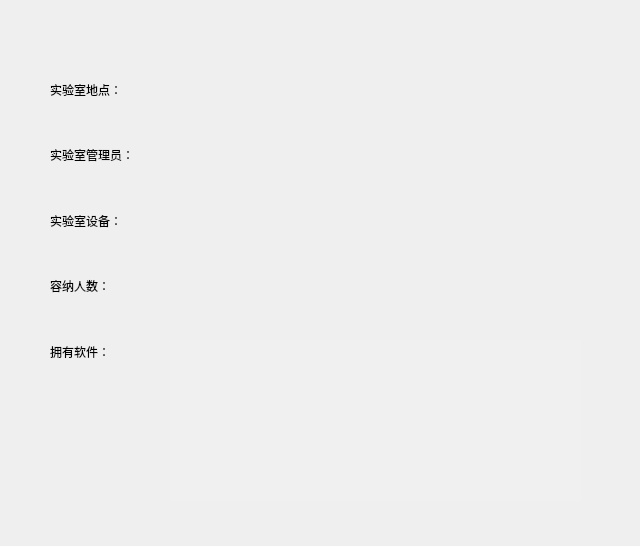
<?xml version="1.0" encoding="UTF-8"?>
<ui version="4.0">
 <class>lab_info_window</class>
 <widget class="QWidget" name="lab_info_window">
  <property name="geometry">
   <rect>
    <x>0</x>
    <y>0</y>
    <width>640</width>
    <height>546</height>
   </rect>
  </property>
  <property name="font">
   <font>
    <family>微软雅黑</family>
   </font>
  </property>
  <property name="windowTitle">
   <string>实验室详情</string>
  </property>
  <widget class="QLabel" name="label_6">
   <property name="geometry">
    <rect>
     <x>170</x>
     <y>70</y>
     <width>161</width>
     <height>41</height>
    </rect>
   </property>
   <property name="text">
    <string/>
   </property>
  </widget>
  <widget class="QLabel" name="label_7">
   <property name="geometry">
    <rect>
     <x>170</x>
     <y>130</y>
     <width>161</width>
     <height>51</height>
    </rect>
   </property>
   <property name="text">
    <string/>
   </property>
  </widget>
  <widget class="QLabel" name="label_8">
   <property name="geometry">
    <rect>
     <x>170</x>
     <y>200</y>
     <width>331</width>
     <height>41</height>
    </rect>
   </property>
   <property name="text">
    <string/>
   </property>
  </widget>
  <widget class="QLabel" name="label_9">
   <property name="geometry">
    <rect>
     <x>170</x>
     <y>260</y>
     <width>161</width>
     <height>51</height>
    </rect>
   </property>
   <property name="text">
    <string/>
   </property>
  </widget>
  <widget class="QTextBrowser" name="textBrowser">
   <property name="geometry">
    <rect>
     <x>170</x>
     <y>340</y>
     <width>411</width>
     <height>161</height>
    </rect>
   </property>
   <property name="styleSheet">
    <string notr="true">border:none;
background-color: rgb(240, 240, 240);</string>
   </property>
   <property name="html">
    <string>&lt;!DOCTYPE HTML PUBLIC &quot;-//W3C//DTD HTML 4.0//EN&quot; &quot;http://www.w3.org/TR/REC-html40/strict.dtd&quot;&gt;
&lt;html&gt;&lt;head&gt;&lt;meta name=&quot;qrichtext&quot; content=&quot;1&quot; /&gt;&lt;style type=&quot;text/css&quot;&gt;
p, li { white-space: pre-wrap; }
&lt;/style&gt;&lt;/head&gt;&lt;body style=&quot; font-family:'微软雅黑'; font-size:9pt; font-weight:400; font-style:normal;&quot;&gt;
&lt;p style=&quot;-qt-paragraph-type:empty; margin-top:0px; margin-bottom:0px; margin-left:0px; margin-right:0px; -qt-block-indent:0; text-indent:0px;&quot;&gt;&lt;br /&gt;&lt;/p&gt;&lt;/body&gt;&lt;/html&gt;</string>
   </property>
  </widget>
  <widget class="QWidget" name="layoutWidget">
   <property name="geometry">
    <rect>
     <x>50</x>
     <y>60</y>
     <width>107</width>
     <height>321</height>
    </rect>
   </property>
   <layout class="QVBoxLayout" name="verticalLayout">
    <item>
     <widget class="QLabel" name="label">
      <property name="text">
       <string>实验室地点：</string>
      </property>
     </widget>
    </item>
    <item>
     <widget class="QLabel" name="label_2">
      <property name="text">
       <string>实验室管理员：</string>
      </property>
     </widget>
    </item>
    <item>
     <widget class="QLabel" name="label_3">
      <property name="text">
       <string>实验室设备：</string>
      </property>
     </widget>
    </item>
    <item>
     <widget class="QLabel" name="label_4">
      <property name="text">
       <string>容纳人数：</string>
      </property>
     </widget>
    </item>
    <item>
     <widget class="QLabel" name="label_5">
      <property name="text">
       <string>拥有软件：</string>
      </property>
     </widget>
    </item>
   </layout>
  </widget>
 </widget>
 <resources/>
 <connections/>
</ui>
